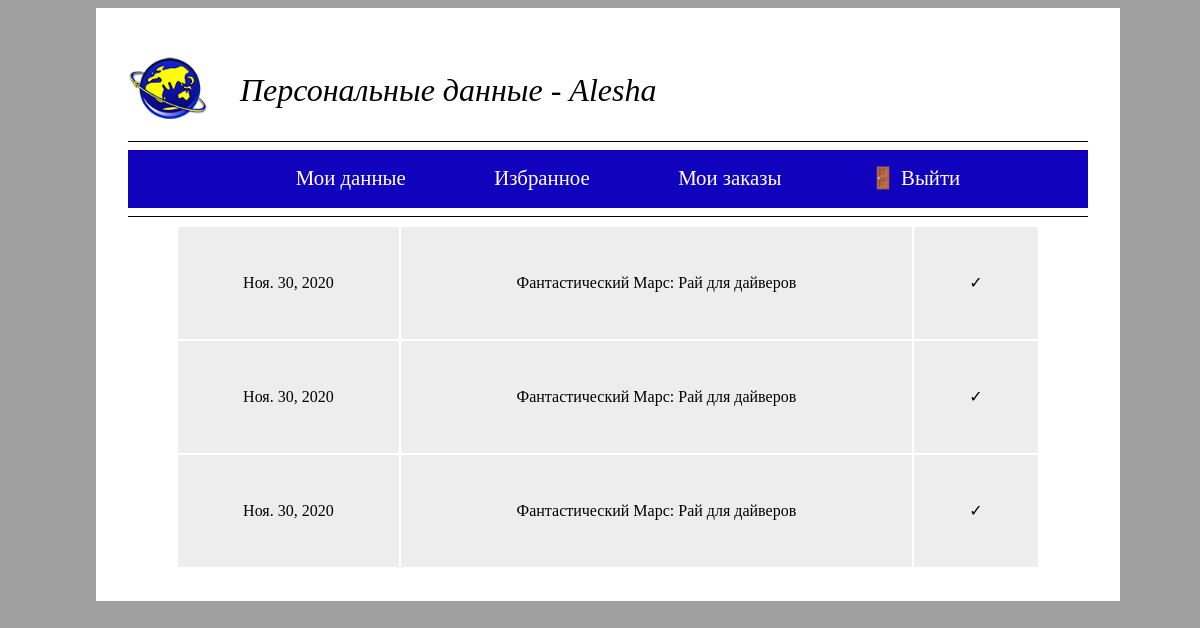
The app's page /account/applications (signed in) with its own data.
### Website_Natin_Travel/models.py (models this page shows)
class UserApplications(models.Model):
    date = models.DateField('Дата заявки', blank=True, null=True)
    tour_title = models.CharField('Название тура', max_length=150)
    username = models.ForeignKey('auth.User', on_delete=models.CASCADE)
    class Meta:
        verbose_name = 'Заявка'
        verbose_name_plural = 'Заявки'

### Website_Natin_Travel/views.py (the view)
# urls.py: path('account/applications', my_applications, name='my-applications'),
def my_applications(request):
    applications = UserApplications.objects.all()
    return render(request, 'my_applications.html', {'applications': applications})

### Website_Natin_Travel/templates/my_applications.html (shortened to what this page needs)
{% extends 'account.html' %}
{% block content %}
<table width="90%" align="center">
    {% for application in applications %}
    {% if user.is_authenticated and user == application.username %}
    <tr style="height: 7em; background-color: #ededed" align="center">
        <td style="width: 9em"> {{ application.date }}</td>
        <td style="width: 21em"> {{ application.tour_title }}</td>
        <td style="width: 5em"> ✓</td>
    </tr>
    {% endif %}
    {% endfor %}
</table>
{% endblock %}

### Website_Natin_Travel/templates/account.html (shortened to what this page needs)
{% load static %}
<head>
    <link rel="stylesheet" href='{% static "css/second-styles.css" %}'/>
</head>
<body style="background-color: #9F9F9F">
<div style="position: absolute; width: 100%;" align="center">
    <div class="tour-detail" style="width: 60em;
    height: auto;
    background-color: white;
    border-style: solid;
    border-width: 2em;
    border-color: white;
    overflow: auto;">
        <div>
            <img src="media/background/logo.png"
                 style="width: 5em; margin-right: 2em; cursor: pointer; position: relative; top: -1em"
                 align="left" title="Вернуться на главную страницу" onclick="location.href='{% url 'main' %}'">
            <p style="font-size:2em;" align="left">
                <i> Персональные данные - {{request.user}}</i></p>
        </div>
        <hr size="1em" color="black">
        <div style="width: 100%; height:3.6em; background-color: #1102bd; overflow: auto;">
            <ul class="login-menu">
                <li><a href="{% url 'account' %}" class="login-menu-link" style="font-size:1.3em;"> Мои данные </a></li>
                <li><a href="{% url 'featured-tours' %}" class="login-menu-link" style="font-size:1.3em;">
                    Избранное </a></li>
                <li><a href="{% url 'my-applications' %}" class="login-menu-link" style="font-size:1.3em;"> Мои
                    заказы </a></li>
                <li><a href="{% url 'logout' %}" class="login-menu-link" style="font-size:1.3em;">
                    🚪 Выйти </a></li>
            </ul>
        </div>
        <hr size="1em" color="black">
        {% block content %}{% endblock %}
    </div>
</div>
</body>

### static/css/second-styles.css (style rules this page uses)
a { text-decoration: none; color: #1500D1; }
.login-menu { list-style-type: none; }
.login-menu li { display: inline; }
.login-menu li > a { text-decoration: none; border-right: none; border-left: none; border-top: 0.125em solid #1102bd; border-bottom: 0.125em solid #1102bd; width: 3.4em; height: 3.4em; color: white; background-color: #1102bd; padding: 0.7em 2em; font-size: 1.1em; text-align: center; cursor: pointer; }

### records on screen
UserApplications: date "Ноя. 30, 2020", tour_title "Фантастический Марс: Рай для дайверов"
UserApplications: date "Ноя. 30, 2020", tour_title "Фантастический Марс: Рай для дайверов"
UserApplications: date "Ноя. 30, 2020", tour_title "Фантастический Марс: Рай для дайверов"

### other values on screen
{{ request.user }} "Alesha"
